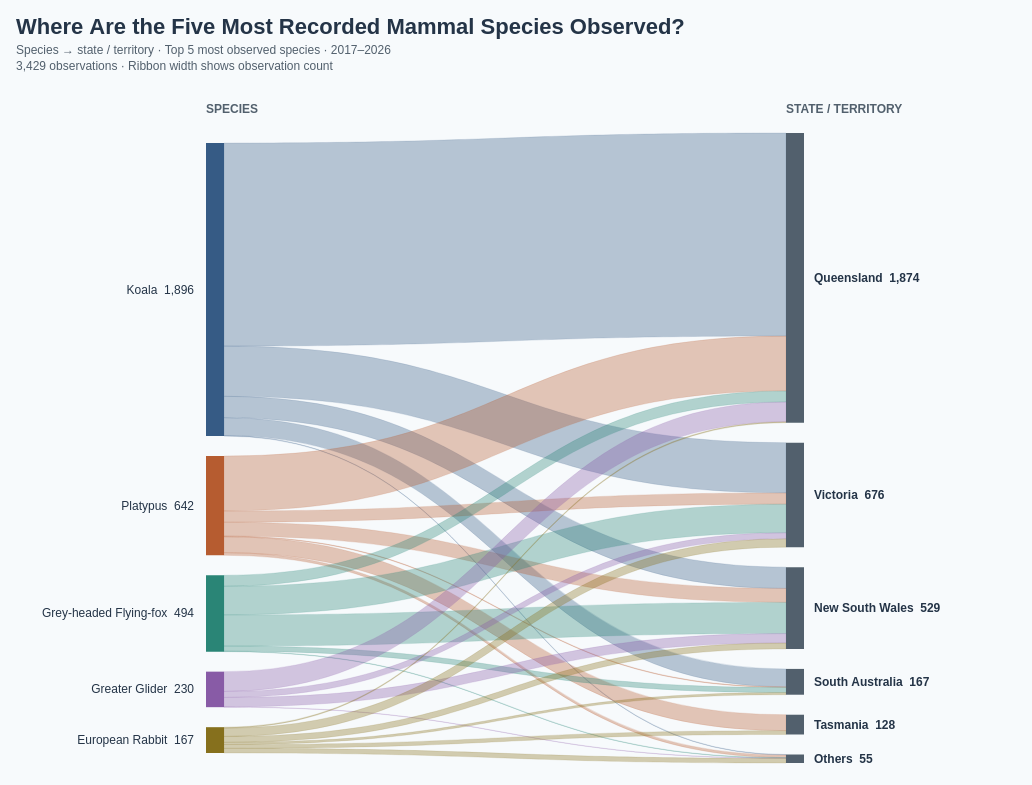

Vega-Lite specification for this chart:
### Vega specification from a JSON file in a GitHub repository (floating-point values rounded to 4 significant figures)
{"$schema": "https://vega.github.io/schema/vega/v5.json", "description": "Readability rationale: Charts involving multiple lines or flows use a limited selection of the most observed species (typically 5–6), while ranking and hierarchical charts can accommodate larger selections (typically 10–15). Maps can retain all species within their selected dataset where aggregation or filtering prevents clutter. This Sankey shows the top five species by observation count among the ten mammals selected in DotMap.vg.json. Sankey showing only the five most recorded species among the 10 selected mammals in DotMap.vg.json: Koala, Platypus, Grey-headed Flying-fox, Greater Glider, European Rabbit. Species ranked by 2017–2026 geolocated observation count, not conservation importance. Both stages sum to 3,429 observations. State assignments copied from DotMap, including Offshore / unspecified. State totals and connections include only these five species. Ribbon and node heights use a uniform 0.15456401283172938 pixels per observation. Species colours match DotMap. All data and layout embedded. Hover or click to highlight; click again, Reset highlight, or Escape to clear. Counts reflect recording activity, not migration or animal abundance. Species colours match the ten-species palette in BumpChart.vg.json; species selection is retained; counts use the selected observation years. ACT, Western Australia, Northern Territory and Offshore / unspecified are combined as Others (55 observations); their species flows are summed. Grouped-location breakdowns are retained in tooltips. Totals and the shared ribbon-height scale are preserved. Uses the 10 most recent available observation years (2017–2026), including partial 2026.", "width": 1000, "height": 680, "padding": 16, "background": "#f7fafc", "title": {"text": "Where Are the Five Most Recorded Mammal Species Observed?", "subtitle": ["Species → state / territory · Top 5 most observed species · 2017–2026", "3,429 observations · Ribbon width shows observation count"], "anchor": "start", "fontSize": 22, "color": "#243447", "subtitleFontSize": 12, "subtitleColor": "#52606d", "offset": 16, "subtitlePadding": 6, "subtitleLineHeight": 16}, "signals": [{"name": "selected", "value": null, "on": [{"events": "@nodes:click, @labels:click", "update": "selected === datum.key ? null : datum.key"}, {"events": "view:keydown[event.key === 'Escape'], view:dblclick", "update": "null"}]}, {"name": "hovered", "value": null, "on": [{"events": "@nodes:mouseover, @labels:mouseover, @ribbons:mouseover", "update": "datum.key"}, {"events": "@nodes:mouseout, @labels:mouseout, @ribbons:mouseout", "update": "null"}]}, {"name": "active", "update": "selected || hovered"}], "data": [{"name": "nodeData", "values": [{"id": "species:Koala", "key": "species:Koala", "label": "Koala", "name": "Koala", "level": "Species", "column": 0, "x": 290, "y": 102.0, "y2": 395.1, "count": 1896, "keys": ["species:Koala", "state:Queensland", "state:Victoria", "state:New South Wales", "state:South Australia", "state:Others"]}, {"id": "species:Platypus", "key": "species:Platypus", "label": "Platypus", "name": "Platypus", "level": "Species", "column": 0, "x": 290, "y": 415.1, "y2": 514.3, "count": 642, "keys": ["species:Platypus", "state:Queensland", "state:Victoria", "state:New South Wales", "state:South Australia", "state:Tasmania", "state:Others"]}, {"id": "species:Grey-headed Flying-fox", "key": "species:Grey-headed Flying-fox", "label": "Grey-headed Flying-fox", "name": "Grey-headed Flying-fox", "level": "Species", "column": 0, "x": 290, "y": 534.3, "y2": 610.6, "count": 494, "keys": ["species:Grey-headed Flying-fox", "state:Queensland", "state:Victoria", "state:New South Wales", "state:South Australia", "state:Others"]}, {"id": "species:Greater Glider", "key": "species:Greater Glider", "label": "Greater Glider", "name": "Greater Glider", "level": "Species", "column": 0, "x": 290, "y": 630.6, "y2": 666.2, "count": 230, "keys": ["species:Greater Glider", "state:Queensland", "state:Victoria", "state:New South Wales", "state:Others"]}, {"id": "species:European Rabbit", "key": "species:European Rabbit", "label": "European Rabbit", "name": "European Rabbit", "level": "Species", "column": 0, "x": 290, "y": 686.2, "y2": 712.0, "count": 167, "keys": ["species:European Rabbit", "state:Queensland", "state:Victoria", "state:New South Wales", "state:South Australia", "state:Tasmania", "state:Others"]}, {"id": "state:Queensland", "key": "state:Queensland", "label": "Queensland", "name": "Queensland", "level": "State / territory", "column": 1, "x": 870, "y": 92.0, "y2": 381.7, "count": 1874, "keys": ["state:Queensland", "species:Koala", "species:Platypus", "species:Grey-headed Flying-fox", "species:Greater Glider", "species:European Rabbit"]}, {"id": "state:Victoria", "key": "state:Victoria", "label": "Victoria", "name": "Victoria", "level": "State / territory", "column": 1, "x": 870, "y": 401.7, "y2": 506.1, "count": 676, "keys": ["state:Victoria", "species:Koala", "species:Platypus", "species:Grey-headed Flying-fox", "species:Greater Glider", "species:European Rabbit"]}, {"id": "state:New South Wales", "key": "state:New South Wales", "label": "New South Wales", "name": "New South Wales", "level": "State / territory", "column": 1, "x": 870, "y": 526.1, "y2": 607.9, "count": 529, "keys": ["state:New South Wales", "species:Koala", "species:Platypus", "species:Grey-headed Flying-fox", "species:Greater Glider", "species:European Rabbit"]}, {"id": "state:South Australia", "key": "state:South Australia", "label": "South Australia", "name": "South Australia", "level": "State / territory", "column": 1, "x": 870, "y": 627.9, "y2": 653.7, "count": 167, "keys": ["state:South Australia", "species:Koala", "species:Platypus", "species:Grey-headed Flying-fox", "species:European Rabbit"]}, {"id": "state:Tasmania", "key": "state:Tasmania", "label": "Tasmania", "name": "Tasmania", "level": "State / territory", "column": 1, "x": 870, "y": 673.7, "y2": 693.5, "count": 128, "keys": ["state:Tasmania", "species:Platypus", "species:European Rabbit"]}, {"id": "state:Others", "key": "state:Others", "label": "Others", "name": "Others", "level": "State / territory", "column": 1, "x": 870, "y": 713.5, "y2": 722.0, "count": 55, "keys": ["state:Others", "species:Koala", "species:Platypus", "species:Grey-headed Flying-fox", "species:Greater Glider", "species:European Rabbit"], "members": "Australian Capital Territory (40); Northern Territory (1); Offshore / unspecified (3); Western Australia (11)"}]}, {"name": "links", "values": [{"species": "Koala", "scientific": "Phascolarctos cinereus", "source": "Koala", "target": "Queensland", "count": 1314, "share": 0.693, "shareLabel": "Share of species", "key": "species:Koala", "keys": ["species:Koala", "state:Queensland"], "path": "M308,102.0C589,102.0 589,92.0 870,92.0L870,295.09711286089237C589,295.09711286089237 589,305.09711286089237 308,305.09711286089237Z"}, {"species": "Koala", "scientific": "Phascolarctos cinereus", "source": "Koala", "target": "Victoria", "count": 325, "share": 0.1714, "shareLabel": "Share of species", "key": "species:Koala", "keys": ["species:Koala", "state:Victoria"], "path": "M308,305.09711286089237C589,305.09711286089237 589,401.65296004666084 870,401.65296004666084L870,451.8862642169729C589,451.8862642169729 589,355.33041703120443 308,355.33041703120443Z"}, {"species": "Koala", "scientific": "Phascolarctos cinereus", "source": "Koala", "target": "New South Wales", "count": 138, "share": 0.07278, "shareLabel": "Share of species", "key": "species:Koala", "keys": ["species:Koala", "state:New South Wales"], "path": "M308,355.33041703120443C589,355.33041703120443 589,526.1382327209099 870,526.1382327209099L870,547.4680664916885C589,547.4680664916885 589,376.66025080198307 308,376.66025080198307Z"}, {"species": "Koala", "scientific": "Phascolarctos cinereus", "source": "Koala", "target": "South Australia", "count": 116, "share": 0.06118, "shareLabel": "Share of species", "key": "species:Koala", "keys": ["species:Koala", "state:South Australia"], "path": "M308,376.66025080198307C589,376.66025080198307 589,627.9025955088947 870,627.9025955088947L870,645.8320209973754C589,645.8320209973754 589,394.5896762904637 308,394.5896762904637Z"}, {"species": "Koala", "scientific": "Phascolarctos cinereus", "source": "Koala", "target": "Others", "count": 3, "share": 0.001582, "shareLabel": "Share of species", "key": "species:Koala", "keys": ["species:Koala", "state:Others"], "path": "M308,394.5896762904637C589,394.5896762904637 589,713.4989792942548 870,713.4989792942548L870,713.96267133275C589,713.96267133275 589,395.05336832895887 308,395.05336832895887Z", "members": "Australian Capital Territory (1); Western Australia (2)"}, {"species": "Platypus", "scientific": "Ornithorhynchus anatinus", "source": "Platypus", "target": "Queensland", "count": 355, "share": 0.553, "shareLabel": "Share of species", "key": "species:Platypus", "keys": ["species:Platypus", "state:Queensland"], "path": "M308,415.0533683289589C589,415.0533683289589 589,295.09711286089237 870,295.09711286089237L870,349.9673374161563C589,349.9673374161563 589,469.92359288422284 308,469.92359288422284Z"}, {"species": "Platypus", "scientific": "Ornithorhynchus anatinus", "source": "Platypus", "target": "Victoria", "count": 73, "share": 0.1137, "shareLabel": "Share of species", "key": "species:Platypus", "keys": ["species:Platypus", "state:Victoria"], "path": "M308,469.92359288422284C589,469.92359288422284 589,451.8862642169729 870,451.8862642169729L870,463.16943715368916C589,463.16943715368916 589,481.2067658209391 308,481.2067658209391Z"}, {"species": "Platypus", "scientific": "Ornithorhynchus anatinus", "source": "Platypus", "target": "New South Wales", "count": 90, "share": 0.1402, "shareLabel": "Share of species", "key": "species:Platypus", "keys": ["species:Platypus", "state:New South Wales"], "path": "M308,481.2067658209391C589,481.2067658209391 589,547.4680664916885 870,547.4680664916885L870,561.3788276465442C589,561.3788276465442 589,495.11752697579476 308,495.11752697579476Z"}, {"species": "Platypus", "scientific": "Ornithorhynchus anatinus", "source": "Platypus", "target": "South Australia", "count": 4, "share": 0.006231, "shareLabel": "Share of species", "key": "species:Platypus", "keys": ["species:Platypus", "state:South Australia"], "path": "M308,495.11752697579476C589,495.11752697579476 589,645.8320209973754 870,645.8320209973754L870,646.4502770487023C589,646.4502770487023 589,495.73578302712167 308,495.73578302712167Z"}, {"species": "Platypus", "scientific": "Ornithorhynchus anatinus", "source": "Platypus", "target": "Tasmania", "count": 103, "share": 0.1604, "shareLabel": "Share of species", "key": "species:Platypus", "keys": ["species:Platypus", "state:Tasmania"], "path": "M308,495.73578302712167C589,495.73578302712167 589,673.7147856517935 870,673.7147856517935L870,689.6348789734616C589,689.6348789734616 589,511.6558763487898 308,511.6558763487898Z"}, {"species": "Platypus", "scientific": "Ornithorhynchus anatinus", "source": "Platypus", "target": "Others", "count": 17, "share": 0.02648, "shareLabel": "Share of species", "key": "species:Platypus", "keys": ["species:Platypus", "state:Others"], "path": "M308,511.6558763487898C589,511.6558763487898 589,713.96267133275 870,713.96267133275L870,716.5902595508894C589,716.5902595508894 589,514.2834645669292 308,514.2834645669292Z", "members": "Australian Capital Territory (16); Offshore / unspecified (1)"}, {"species": "Grey-headed Flying-fox", "scientific": "Pteropus poliocephalus", "source": "Grey-headed Flying-fox", "target": "Queensland", "count": 71, "share": 0.1437, "shareLabel": "Share of species", "key": "species:Grey-headed Flying-fox", "keys": ["species:Grey-headed Flying-fox", "state:Queensland"], "path": "M308,534.2834645669292C589,534.2834645669292 589,349.9673374161563 870,349.9673374161563L870,360.94138232720906C589,360.94138232720906 589,545.257509477982 308,545.257509477982Z"}, {"species": "Grey-headed Flying-fox", "scientific": "Pteropus poliocephalus", "source": "Grey-headed Flying-fox", "target": "Victoria", "count": 185, "share": 0.3745, "shareLabel": "Share of species", "key": "species:Grey-headed Flying-fox", "keys": ["species:Grey-headed Flying-fox", "state:Victoria"], "path": "M308,545.257509477982C589,545.257509477982 589,463.16943715368916 870,463.16943715368916L870,491.7637795275591C589,491.7637795275591 589,573.851851851852 308,573.851851851852Z"}, {"species": "Grey-headed Flying-fox", "scientific": "Pteropus poliocephalus", "source": "Grey-headed Flying-fox", "target": "New South Wales", "count": 202, "share": 0.4089, "shareLabel": "Share of species", "key": "species:Grey-headed Flying-fox", "keys": ["species:Grey-headed Flying-fox", "state:New South Wales"], "path": "M308,573.851851851852C589,573.851851851852 589,561.3788276465442 870,561.3788276465442L870,592.6007582385536C589,592.6007582385536 589,605.0737824438613 308,605.0737824438613Z"}, {"species": "Grey-headed Flying-fox", "scientific": "Pteropus poliocephalus", "source": "Grey-headed Flying-fox", "target": "South Australia", "count": 33, "share": 0.0668, "shareLabel": "Share of species", "key": "species:Grey-headed Flying-fox", "keys": ["species:Grey-headed Flying-fox", "state:South Australia"], "path": "M308,605.0737824438613C589,605.0737824438613 589,646.4502770487023 870,646.4502770487023L870,651.5508894721494C589,651.5508894721494 589,610.1743948673084 308,610.1743948673084Z"}, {"species": "Grey-headed Flying-fox", "scientific": "Pteropus poliocephalus", "source": "Grey-headed Flying-fox", "target": "Others", "count": 3, "share": 0.006073, "shareLabel": "Share of species", "key": "species:Grey-headed Flying-fox", "keys": ["species:Grey-headed Flying-fox", "state:Others"], "path": "M308,610.1743948673084C589,610.1743948673084 589,716.5902595508894 870,716.5902595508894L870,717.0539515893846C589,717.0539515893846 589,610.6380869058036 308,610.6380869058036Z", "members": "Australian Capital Territory (3)"}, {"species": "Greater Glider", "scientific": "Petauroides volans", "source": "Greater Glider", "target": "Queensland", "count": 128, "share": 0.5565, "shareLabel": "Share of species", "key": "species:Greater Glider", "keys": ["species:Greater Glider", "state:Queensland"], "path": "M308,630.6380869058034C589,630.6380869058034 589,360.94138232720906 870,360.94138232720906L870,380.72557596967044C589,380.72557596967044 589,650.4222805482648 308,650.4222805482648Z"}, {"species": "Greater Glider", "scientific": "Petauroides volans", "source": "Greater Glider", "target": "Victoria", "count": 39, "share": 0.1696, "shareLabel": "Share of species", "key": "species:Greater Glider", "keys": ["species:Greater Glider", "state:Victoria"], "path": "M308,650.4222805482648C589,650.4222805482648 589,491.7637795275591 870,491.7637795275591L870,497.79177602799655C589,497.79177602799655 589,656.4502770487022 308,656.4502770487022Z"}, {"species": "Greater Glider", "scientific": "Petauroides volans", "source": "Greater Glider", "target": "New South Wales", "count": 61, "share": 0.2652, "shareLabel": "Share of species", "key": "species:Greater Glider", "keys": ["species:Greater Glider", "state:New South Wales"], "path": "M308,656.4502770487022C589,656.4502770487022 589,592.6007582385536 870,592.6007582385536L870,602.029163021289C589,602.029163021289 589,665.8786818314377 308,665.8786818314377Z"}, {"species": "Greater Glider", "scientific": "Petauroides volans", "source": "Greater Glider", "target": "Others", "count": 2, "share": 0.008696, "shareLabel": "Share of species", "key": "species:Greater Glider", "keys": ["species:Greater Glider", "state:Others"], "path": "M308,665.8786818314377C589,665.8786818314377 589,717.0539515893846 870,717.0539515893846L870,717.363079615048C589,717.363079615048 589,666.1878098571011 308,666.1878098571011Z", "members": "Australian Capital Territory (2)"}, {"species": "European Rabbit", "scientific": "Oryctolagus cuniculus", "source": "European Rabbit", "target": "Queensland", "count": 6, "share": 0.03593, "shareLabel": "Share of species", "key": "species:European Rabbit", "keys": ["species:European Rabbit", "state:Queensland"], "path": "M308,686.1878098571012C589,686.1878098571012 589,380.72557596967044 870,380.72557596967044L870,381.65296004666084C589,381.65296004666084 589,687.1151939340916 308,687.1151939340916Z"}, {"species": "European Rabbit", "scientific": "Oryctolagus cuniculus", "source": "European Rabbit", "target": "Victoria", "count": 54, "share": 0.3234, "shareLabel": "Share of species", "key": "species:European Rabbit", "keys": ["species:European Rabbit", "state:Victoria"], "path": "M308,687.1151939340916C589,687.1151939340916 589,497.79177602799655 870,497.79177602799655L870,506.1382327209099C589,506.1382327209099 589,695.461650627005 308,695.461650627005Z"}, {"species": "European Rabbit", "scientific": "Oryctolagus cuniculus", "source": "European Rabbit", "target": "New South Wales", "count": 38, "share": 0.2275, "shareLabel": "Share of species", "key": "species:European Rabbit", "keys": ["species:European Rabbit", "state:New South Wales"], "path": "M308,695.461650627005C589,695.461650627005 589,602.029163021289 870,602.029163021289L870,607.9025955088947C589,607.9025955088947 589,701.3350831146107 308,701.3350831146107Z"}, {"species": "European Rabbit", "scientific": "Oryctolagus cuniculus", "source": "European Rabbit", "target": "South Australia", "count": 14, "share": 0.08383, "shareLabel": "Share of species", "key": "species:European Rabbit", "keys": ["species:European Rabbit", "state:South Australia"], "path": "M308,701.3350831146107C589,701.3350831146107 589,651.5508894721494 870,651.5508894721494L870,653.7147856517936C589,653.7147856517936 589,703.4989792942549 308,703.4989792942549Z"}, {"species": "European Rabbit", "scientific": "Oryctolagus cuniculus", "source": "European Rabbit", "target": "Tasmania", "count": 25, "share": 0.1497, "shareLabel": "Share of species", "key": "species:European Rabbit", "keys": ["species:European Rabbit", "state:Tasmania"], "path": "M308,703.4989792942549C589,703.4989792942549 589,689.6348789734616 870,689.6348789734616L870,693.4989792942548C589,693.4989792942548 589,707.3630796150482 308,707.3630796150482Z"}, {"species": "European Rabbit", "scientific": "Oryctolagus cuniculus", "source": "European Rabbit", "target": "Others", "count": 30, "share": 0.1796, "shareLabel": "Share of species", "key": "species:European Rabbit", "keys": ["species:European Rabbit", "state:Others"], "path": "M308,707.3630796150482C589,707.3630796150482 589,717.363079615048 870,717.363079615048L870,721.9999999999999C589,721.9999999999999 589,712.0 308,712.0Z", "members": "Australian Capital Territory (18); Northern Territory (1); Offshore / unspecified (2); Western Australia (9)"}]}, {"name": "headings", "values": [{"x": 290, "label": "SPECIES"}, {"x": 870, "label": "STATE / TERRITORY"}]}], "scales": [{"name": "color", "type": "ordinal", "domain": ["Koala", "Platypus", "Grey-headed Flying-fox", "Greater Glider", "Spotted-tailed Quoll", "European Rabbit", "Quokka", "Tasmanian Devil", "Eastern Barred Bandicoot", "Numbat"], "range": ["#365B85", "#B65C30", "#2A8576", "#885BA6", "#AD4770", "#86701D", "#397FAD", "#6D6B70", "#C17A24", "#5146A0"]}], "marks": [{"type": "text", "from": {"data": "headings"}, "encode": {"update": {"x": {"signal": "datum.x - 100"}, "y": {"value": 24}, "text": {"field": "label"}, "fontSize": {"value": 12}, "fontWeight": {"value": "bold"}, "fill": {"value": "#52606d"}}}}, {"name": "ribbons", "type": "path", "from": {"data": "links"}, "encode": {"update": {"path": {"field": "path"}, "fill": {"scale": "color", "field": "species"}, "fillOpacity": {"signal": "active ? (!active || indexof(datum.keys, active) >= 0 ? 0.75 : 0.055) : 0.34"}, "stroke": {"scale": "color", "field": "species"}, "strokeWidth": {"value": 0.35}, "strokeOpacity": {"signal": "!active || indexof(datum.keys, active) >= 0 ? 0.4 : 0.05"}, "tooltip": {"signal": "merge({'From': datum.source, 'To': datum.target, 'Species': datum.species, 'Scientific name': datum.scientific, 'Observations': format(datum.count, ',d'), 'Share of source': format(datum.share, '.1%')}, datum.members ? {'Includes': datum.members} : {})"}, "description": {"signal": "datum.source + ' → ' + datum.target + ': ' + datum.count + ' observations'"}, "x": {"value": -100}, "y": {"value": -48}}}}, {"name": "nodes", "type": "rect", "from": {"data": "nodeData"}, "encode": {"update": {"x": {"signal": "datum.x - 100"}, "width": {"value": 18}, "y": {"signal": "datum.y - 48"}, "y2": {"signal": "datum.y2 - 48"}, "fill": {"signal": "datum.column === 1 ? '#52606d' : scale('color', datum.name)"}, "opacity": {"signal": "!active || indexof(datum.keys, active) >= 0 ? 1 : 0.2"}, "cursor": {"value": "pointer"}, "tooltip": {"signal": "merge({'Name': datum.name, 'Stage': datum.level, 'Observations': format(datum.count, ',d'), 'Share of top-five records': format(datum.count / 3429, '.1%')}, datum.members ? {'Includes': datum.members} : {})"}, "description": {"signal": "datum.name + ': ' + datum.count + ' observations'"}}}}, {"name": "labels", "type": "text", "from": {"data": "nodeData"}, "encode": {"update": {"x": {"signal": "(datum.column === 1 ? datum.x + 28 : datum.x - 12) - 100"}, "y": {"signal": "((datum.y + datum.y2) / 2) - 48"}, "text": {"signal": "datum.label + '  ' + format(datum.count, ',d')"}, "align": {"signal": "datum.column === 1 ? 'left' : 'right'"}, "baseline": {"value": "middle"}, "fontSize": {"value": 12}, "fontWeight": {"signal": "datum.column === 0 ? 'normal' : 'bold'"}, "opacity": {"signal": "!active || indexof(datum.keys, active) >= 0 ? 1 : 0.28"}, "fill": {"value": "#243447"}, "cursor": {"value": "pointer"}, "tooltip": {"signal": "merge({'Name': datum.name, 'Observations': format(datum.count, ',d'), 'Share of top-five records': format(datum.count / 3429, '.1%')}, datum.members ? {'Includes': datum.members} : {})"}}}}], "config": {"font": "Arial"}, "usermeta": {"observationWindow": {"source": "Dataset/observations-794195.csv", "dateField": "observed_on", "years": [2017, 2018, 2019, 2020, 2021, 2022, 2023, 2024, 2025, 2026], "yearCount": 10, "includesPartialLatestYear": true}}}
